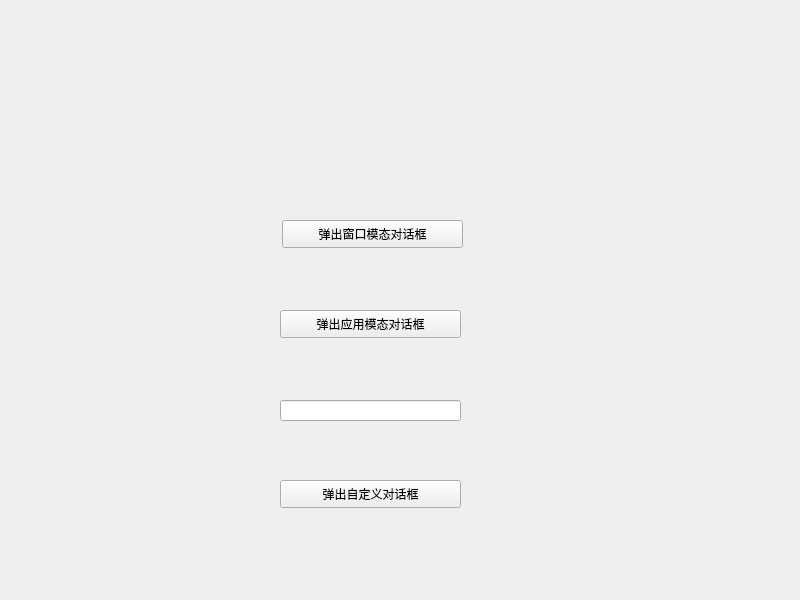
<?xml version="1.0" encoding="UTF-8"?>
<ui version="4.0">
 <class>ModelWidget</class>
 <widget class="QWidget" name="ModelWidget">
  <property name="geometry">
   <rect>
    <x>0</x>
    <y>0</y>
    <width>800</width>
    <height>600</height>
   </rect>
  </property>
  <property name="windowTitle">
   <string>ModelWidget</string>
  </property>
  <widget class="QPushButton" name="btnWindow">
   <property name="geometry">
    <rect>
     <x>282</x>
     <y>220</y>
     <width>181</width>
     <height>28</height>
    </rect>
   </property>
   <property name="text">
    <string>弹出窗口模态对话框</string>
   </property>
  </widget>
  <widget class="QPushButton" name="btnApp">
   <property name="geometry">
    <rect>
     <x>280</x>
     <y>310</y>
     <width>181</width>
     <height>28</height>
    </rect>
   </property>
   <property name="text">
    <string>弹出应用模态对话框</string>
   </property>
  </widget>
  <widget class="QLineEdit" name="lineEdit">
   <property name="geometry">
    <rect>
     <x>280</x>
     <y>400</y>
     <width>181</width>
     <height>21</height>
    </rect>
   </property>
  </widget>
  <widget class="QPushButton" name="btnCustom">
   <property name="geometry">
    <rect>
     <x>280</x>
     <y>480</y>
     <width>181</width>
     <height>28</height>
    </rect>
   </property>
   <property name="text">
    <string>弹出自定义对话框</string>
   </property>
  </widget>
 </widget>
 <resources/>
 <connections/>
</ui>
